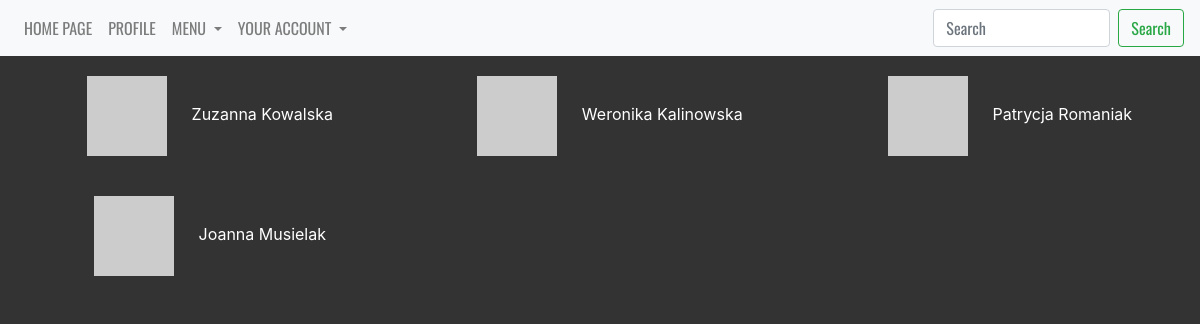
Screenshot of /students/ (signed in) with the database file from the repository.
### models.py (models this page shows, shortened)
class User(db.Model, UserMixin):
    __tablename__ = 'user'
    __searchable__ = ['username']
    id = Column(Integer, autoincrement=True, primary_key=True)
    username = Column(String(25), default='', unique=True)
    active = Column(Boolean, default=True)
    email = Column(String(200), unique=True)
    password = Column(String(200), default='')
    admin = Column(Boolean, default=False)
    confirmed = Column(db.Boolean, nullable=False, default=False)
    confirmed_on = Column(db.DateTime, nullable=True)
    registered_on = Column(db.DateTime, nullable=False)
    about_me = Column(String(140))
    last_seen = Column(DateTime, default=datetime.utcnow)
    student_id = db.Column(db.Integer, db.ForeignKey('student.id'), unique=True)
    def avatar(self, size):
        digest = md5(self.email.lower().encode('utf-8')).hexdigest()
        return 'https://www.gravatar.com/avatar/{}?d=identicon&s={}'.\
            format(digest, size)

class Student(db.Model):
    __tablename__ = 'student'
    __searchable__ = ['name', 'surname']
    id = Column(Integer, autoincrement=True, primary_key=True)
    index = Column(Integer, unique=True)
    name = Column(String(25), default='')
    surname = Column(String(25), default='')
    faculty_id = db.Column(db.Integer, db.ForeignKey('faculty.id'), nullable=False)
    major_id = db.Column(db.Integer, db.ForeignKey('major.id'), nullable=False)
    year_id = db.Column(db.Integer, db.ForeignKey('year.id'), nullable=False)
    group_id = db.Column(db.Integer, db.ForeignKey('group.id'), nullable=False)
    user = db.relationship('User', backref='student')

### views/students.py (the view)
@app.route('/students/', methods=['GET'])
@login_required
def students():
    students = Student.query.all()
    users = User.query.all()
    return render_template('faculty/students/students.html', students=students, users=users)

### views/user.py (called while the page is built)
@lm.user_loader
def load_user(user_id):
    return User.query.filter(User.id == user_id).first()

@app.before_request
def before_request():
    if current_user.is_authenticated:
        current_user.last_seen = datetime.utcnow()
        db.session.commit()

### templates/faculty/students/students.html
{% extends "_base.html" %}
{% block content %}
    <div class="row">
        {% for student in students %}
            <div id="div_students" class="col-md-4">
                {% for user in users %}
                {% if student.id == user.id %}
                <img class="avatar" src="{{ user.avatar(128) }}">
                <a href="/students/{{ student.id }}">{{ student.name }} {{ student.surname }}</a>
                {% endif %}
                {% endfor %}
            </div>
        {% endfor %}
    </div>
{% endblock %}

### static/css/base.css (style rules this page uses)
body { background-color: #333333; padding-top: 55px; }

### static/css/profile.css (style rules this page uses)
.avatar { padding: 20px; }

### static/css/students.css (style rules this page uses)
#div_students { text-align: center; }
#div_students a { color: #ffffff; }

### rows the page displays
Student: name "Zuzanna", surname "Kowalska"
Student: name "Weronika", surname "Kalinowska"
Student: name "Patrycja", surname "Romaniak"
Student: name "Joanna", surname "Musielak"
